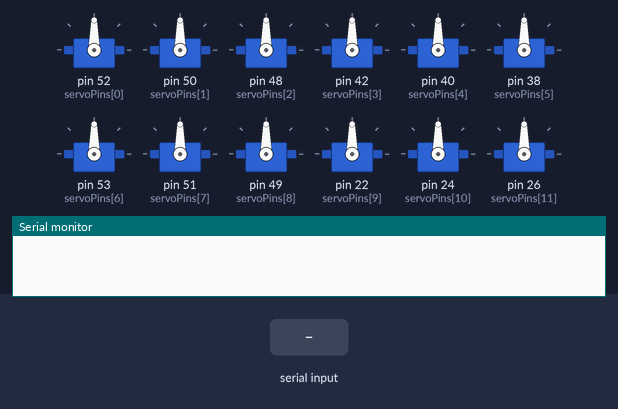
The sketch below on a simulated Arduino Mega 2560, built with avr-gcc and run on an emulated ATmega2560. Shown: 12 × servo, the last lines printed to the serial monitor. The test bench sets the inputs (shaded band).

Above: at 1.2 s.
At 3.0 s:
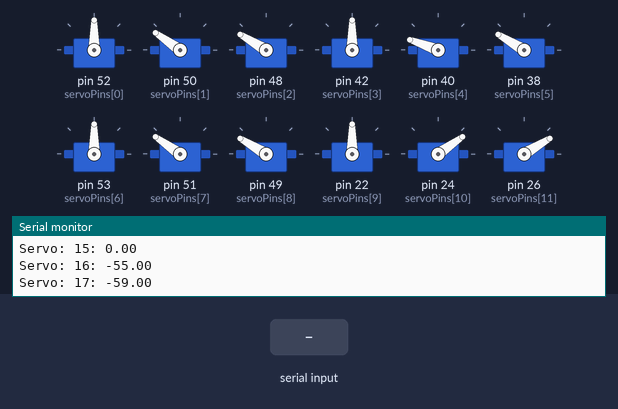
3.1 s: "ver\n" received over Serial
5.5 s: byte 10 ('\n') received over Serial
7.6 s: byte 59 (';') received over Serial
9.6 s: "ver\n" received over the second serial link
11.6 s: "servoangles\n" received over Serial
13.7 s: "servoangles\n" received over the second serial link
Timing chart, 0 to 16.7 s (numbered marks = the images above; inputs shaded):
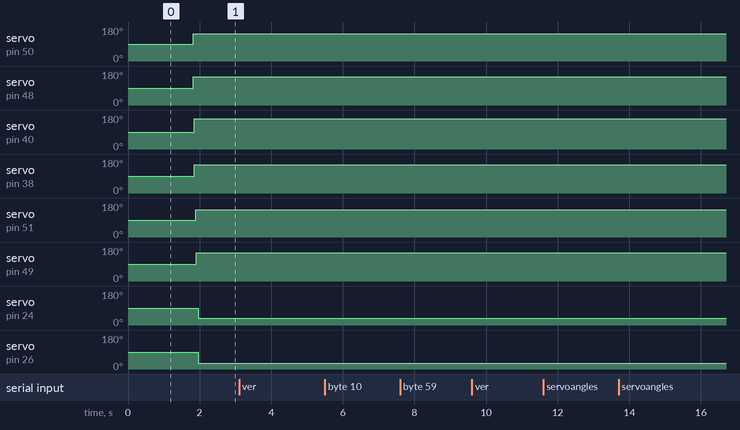

The sketch:

motion.ino
```cpp
/* Author: Maarten Weyn
   Repo: https://github.com/maartenweyn/DajiJug
   */


#include <Servo.h>
//#include <SoftwareSerial.h>
#include <string.h>

#define SerialBT Serial3

#define logUSB 1
#define logBT 0

#define RRearCoxaServo 0
#define RRearFemurServo 1
#define RRearTibiaServo 2
#define RCenterCoxaServo 3
#define RCenterFemurServo 4
#define RCenterTibiaServo 5
#define RFrontCoxaServo 6
#define RFrontFemurServo 7
#define RFrontTibiaServo 8
#define LRearCoxaServo 9
#define LRearFemurServo 10
#define LRearTibiaServo 11
#define LCenterCoxaServo 12
#define LCenterFemurServo 13
#define LCenterTibiaServo 14
#define LFrontCoxaServo 15
#define LFrontFemurServo 16
#define LFrontTibiaServo 17

//SoftwareSerial Serial1(14, 15); // RX, TX

struct RobotStatus {
  int GaitType;
  //Init position of the leg
  int RFGaitLegNr;
  int RMGaitLegNr;
  int RRGaitLegNr;
  int LFGaitLegNr;
  int LMGaitLegNr;
  int LRGaitLegNr;
  boolean LastLeg;

  int StepsInGait; // Nr of steps in gait
  int TLDivFactor; // Nr of steps that a leg is on the floor while waling
  boolean HalfLiftHeight; // does the step sequence has half lifted legs
  double LegLiftHeight;     //Current Travel height
  int TravelSpeed;       //Current Move Speed [ms]
  double TravelLengthX;     //Current Travel length X (sideways)
  double TravelLengthZ;     //Current Travel length Z (front - back)
  double TravelRotationY;   //Current Travel Rotation Y

  boolean IsOffRoadLiftHeight; //Allows user to switch between off-road and on-road step heights
  int CycleLegs;

  // Body position
  double BodyPosX;      //Global Input for the position of the body
  double BodyPosY;      //Global Input for the position of the body
  double BodyPosZ;      //Global Input for the position of the body

        //Body Inverse Kinematics
  double BodyRotX;      //Global Input pitch of the body
  double BodyRotY;      //Global Input rotation of the body
  double BodyRotZ;      //Global Input roll of the body
  double BodyIKPosX;    //Output Position X of feet with Rotation
  double BodyIKPosY;    //Output Position Y of feet with Rotation
  double BodyIKPosZ;    //Output Position Z of feet with Rotation

        //Leg Inverse Kinematics
  boolean IKSolution;        //Output true if the solution is possible
  boolean IKSolutionWarning;  //Output true if the solution is NEARLY possible
  boolean IKSolutionError;   //Output true if the solution is NOT possible
  double IKFemurAngle;  //Output Angle of Femur in degrees
  double IKTibiaAngle;  //Output Angle of Tibia in degrees
  double IKCoxaAngle;   //Output Angle of Coxa in degrees

  // Actual positions, messured in mm from the coxa offset to the tips of the feet
  double  RFPosX;           //Actual Position of the Right Front Leg
  double  RFPosY;
  double  RFPosZ;
  double  RMPosX;          //Actual Position of the Right Middle Leg
  double  RMPosY;
  double  RMPosZ;
  double  RRPosX;           //Actual Position of the Right Rear Leg
  double  RRPosY;
  double  RRPosZ;
  double  LFPosX;           //Actual Position of the Left Front Leg
  double  LFPosY;
  double  LFPosZ;
  double  LMPosX;          //Actual Position of the Left Middle Leg
  double  LMPosY;
  double  LMPosZ;
  double  LRPosX;           //Actual Position of the Left Rear Leg
  double  LRPosY;
  double  LRPosZ;

  // Angles
  double*  RFCoxaAngle;       //Actual Angle of the Right Front Leg
  double*  RFFemurAngle;
  double*  RFTibiaAngle;

  double*  RMCoxaAngle;       //Actual Angle of the Right Middle Leg
  double*  RMFemurAngle;
  double*  RMTibiaAngle;

  double*  RRCoxaAngle;       //Actual Angle of the Right Rear Leg
  double*  RRFemurAngle;
  double*  RRTibiaAngle;

  double*  LFCoxaAngle;       //Actual Angle of the Left Front Leg
  double*  LFFemurAngle;
  double*  LFTibiaAngle;

  double*  LMCoxaAngle;       //Actual Angle of the Left Middle Leg
  double*  LMFemurAngle;
  double*  LMTibiaAngle;

  double*  LRCoxaAngle;       //Actual Angle of the Left Rear Leg
  double*  LRFemurAngle;
  double*  LRTibiaAngle;

  double GaitStep;          //Global Input Gait step
  double TravelMulti;       //Multiplier for the length of the step


  // Relative position corresponding to the Gait
  double RFGaitPosX;
  double RFGaitPosY;
  double RFGaitPosZ;
  double RFGaitRotY;        //Relative rotation corresponding to the Gait

  double RMGaitPosX;
  double RMGaitPosY;
  double RMGaitPosZ;
  double RMGaitRotY;

  double RRGaitPosX;
  double RRGaitPosY;
  double RRGaitPosZ;
  double RRGaitRotY;

  double LFGaitPosX;
  double LFGaitPosY;
  double LFGaitPosZ;
  double LFGaitRotY;

  double LMGaitPosX;
  double LMGaitPosY;
  double LMGaitPosZ;
  double LMGaitRotY;

  double LRGaitPosX;
  double LRGaitPosY;
  double LRGaitPosZ;
  double LRGaitRotY;

};


// Coxa, Femur, Tibia of   RR             RC             RF             LR             LC             LF
const int servoPins[18] = {52, 50, 48,    42, 40, 38,    53, 51, 49,    22, 24, 26,    28, 30, 32,    23, 25, 27};
//const int servoPins[18] = {52, 10, 11,    12, 13, 14,    15, 16, 17,    18, 20, 8,    9, 6, 7,    5, 4, 3};
//const uint8_t pinServo[18]  = {   2,  A8,   5,     A5,   8,  A2,      3,  A7,   6,     A4,   9,  A1,      4,  A6,   7,     A3,  10,  A0  };

Servo servos[18];

int servoTimingDirection[18] = {   -1, -1, -1,
                                   -1,  -1, -1,
                                   -1, -1, -1,
                                  1,  1, 1,
                                  1, 1, 1,
                                   1,  1,  1};

int servoAngleDirection[18] = {   -1, -1, -1,
                                   -1,  -1, -1,
                                   -1, -1, -1,
                                  1,  1, 1,
                                  1, 1, 1,
                                   1,  1,  1};

// Settings
int servoAngleOffset[18] = {     -90, -90, -90,
                                 -90, -90, -90,
                                 -90, -90, -90,
                                 -90, -90, -90,
                                 -90, -90, -90,
                                 -90, -90, -90};

double servoAngleRanges[18][2] = {  {-45, 45}, {-55, 65}, {-70, 90}, // R Rear OK
                                    {-45, 45}, {-70, 75}, {-70, 90}, // R Center tibia servo not working
                                    {-45, 45}, {-55, 75}, {-70, 90}, // R Front ok
                                    {-45, 45}, {-55, 65}, {-65, 90}, // L Rear tibio servo sometimes wrong
                                    {-45, 45}, {-70, 75}, {-70, 90}, // L Center OK
                                    {-45, 45}, {-55, 75}, {-70, 90}}; // L Front coxa servo not working
// Body dimensions (in mm)
double CoxaLength = 22;       //Length of the Coxa [mm]
double FemurLength = 100;      //Length of the Femur [mm]
double TibiaLength = 145;     //Lenght of the Tibia [mm]
double WakeStandingHeightY = 50; //Typical stading height (body above ground) in [mm]

double RFOffsetX = 57;       //Distance X from center of the body to the Right Front coxa
double RFOffsetZ = -103;       //Distance Z from center of the body to the Right Front coxa
double RMOffsetX = 76;       //Distance X from center of the body to the Right Middle coxa
double RMOffsetZ = 0;         //Distance Z from center of the body to the Right Middle coxa
double RROffsetX = 57;       //Distance X from center of the body to the Right Rear coxa
double RROffsetZ = 103;        //Distance Z from center of the body to the Right Rear coxa

double LFOffsetX = -57;        //Distance X from center of the body to the Left Front coxa
double LFOffsetZ = -103;       //Distance Z from center of the body to the Left Front coxa
double LMOffsetX = -76;        //Distance X from center of the body to the Left Middle coxa
double LMOffsetZ = 0 ;        //Distance Z from center of the body to the Left Middle coxa
double LROffsetX = -57;        //Distance X from center of the body to the Left Rear coxa
double LROffsetZ = 103;        //Dista

double RFCoxaOrrientation = 45;
double RMCoxaOrrientation = 0;
double RRCoxaOrrientation = -45;
double LFCoxaOrrientation = 135;
double LMCoxaOrrientation = 180;
double LRCoxaOrrientation = -135;
double TibiaOffset = 90;

double servoAngleFactors[18];
double servoAngles[18];
double servoPrevAngles[18];

// serial data
String inputString = ""; // string to hold incoming data
boolean stringComplete = false;
bool moving = true;

RobotStatus Status;

void setup()
{
  Serial.begin(9600);
  //Serial.begin(9600);
  inputString.reserve(100);

  SerialBT.begin(9600);

  initializeValues();
  attachServos();
}

void initializeValues()
{
  for (int i=0;i<18;i++)
  {
    servoPrevAngles[i] = -200;
    servoAngles[i] = 0;
    servoAngleFactors[i] = servoTimingDirection[i] * 10;
  }

  //Feet Positions
  //Measured in mm from the coxa offset of the robot to the tips of the feet)
  Status.RFPosX = 65;
  Status.RFPosY = -35;
  Status.RFPosZ = -65;
  Status.RMPosX = 92;
  Status.RMPosY = -35;
  Status.RMPosZ = 0;
  Status.RRPosX = 65;
  Status.RRPosY = -35;
  Status.RRPosZ = 65;
  Status.LFPosX = -65;
  Status.LFPosY = -35;
  Status.LFPosZ = -65;
  Status.LMPosX = -92;
  Status.LMPosY = -35;
  Status.LMPosZ = 0;
  Status.LRPosX = -65;
  Status.LRPosY = -35;
  Status.LRPosZ = 65;

  Status.GaitType = 0;
  // Body position
  Status.BodyPosY = 0;
  Status.BodyPosX = 0;
  Status.BodyPosZ = 0;
  Status.BodyRotY = 0;
  Status.BodyRotX = 0;
  Status.BodyRotZ = 0;
  // Movements
  Status.TravelLengthX = 0;
  Status.TravelLengthZ = 0;
  Status.TravelRotationY = 0;

  //Body Positions
  Status.BodyPosX = 0;
  Status.BodyPosY = 0;
  Status.BodyPosZ = 0;

  //Body Rotations
  Status.BodyRotX = 0;
  Status.BodyRotY = 0;
  Status.BodyRotZ = 0;

  //Gait
  Status.LegLiftHeight = WakeStandingHeightY * (2.0 / 3.0);
  Status.GaitStep = 1;

  Status.RFCoxaAngle = &servoAngles[RFrontCoxaServo];
  Status.RFFemurAngle = &servoAngles[RFrontFemurServo];
  Status.RFTibiaAngle = &servoAngles[RFrontTibiaServo];
  Status.RMCoxaAngle = &servoAngles[RCenterCoxaServo];
  Status.RMFemurAngle = &servoAngles[RCenterFemurServo];
  Status.RMTibiaAngle = &servoAngles[RCenterTibiaServo];
  Status.RRCoxaAngle = &servoAngles[RRearCoxaServo];
  Status.RRFemurAngle = &servoAngles[RRearFemurServo];
  Status.RRTibiaAngle = &servoAngles[RRearTibiaServo];
  Status.LFCoxaAngle = &servoAngles[LFrontCoxaServo];
  Status.LFFemurAngle = &servoAngles[LFrontFemurServo];
  Status.LFTibiaAngle = &servoAngles[LFrontTibiaServo];
  Status.LMCoxaAngle = &servoAngles[LCenterCoxaServo];
  Status.LMFemurAngle = &servoAngles[LCenterFemurServo];
  Status.LMTibiaAngle = &servoAngles[LCenterTibiaServo];
  Status.LRCoxaAngle = &servoAngles[LRearCoxaServo];
  Status.LRFemurAngle = &servoAngles[LRearFemurServo];
  Status.LRTibiaAngle = &servoAngles[LRearTibiaServo];

  // Speed
  Status.TravelSpeed = 1000;
  GaitSelect(0);
}

void attachServos()
{
  for (int i=0;i<18;i++)
  {
    servos[i].attach(servoPins[i], 600, 2400);
    servos[i].write(90);
    delay(100);
  }
}

void detachServos()
{
  for (int i=0;i<18;i++)
  {
    servos[i].detach();
  }
}

void loop() {

  // read inputs
  if (stringComplete) {
    logString("SerialInput: ");
    logString(inputString);
    logString("\n");
    int startPos = 0;
    int cmdPos = inputString.indexOf('=', startPos);
    String command = inputString.substring(startPos, cmdPos);
    int endPos = inputString.indexOf(';', startPos);
    String value = inputString.substring(cmdPos+1, endPos);

    if (command == "ver")
    {
      logString("0.1");

    }
   else if  (command == "servoangles")
   {
      double values[18];
      splitString(value, 18, values);
      double angles[18];

      for (int i=0;i<18;i++)
      {
        //Serial.print(i);
        //Serial.print(": ");
        //Serial.print(values[i]);
        //Serial.print(" -> ");
        angles[i] = values[i];
        //Serial.println(angles[i]);
      }

      setPositions(angles);
   }
   else if  (command == "servotimes")
   {
      double times[18];
      splitString(value, 18, times);

      setServoTimes(times);
   }
   else if  (command == "move")
   {
     if (value == "wake")
     {
      wake();
      logString("wake\n ");
     } else if (value == "sleep")
     {
      sleep();
      logString("sleep\n ");
     }
   }
   else if  (command == "motion")
   {
      double motion[10];
      splitString(value, 10, motion);

      Status.BodyPosY = motion[0];
      Status.BodyPosX = motion[1];
      Status.BodyPosZ = motion[2];
      Status.BodyRotY = motion[3];
      Status.BodyRotX = motion[4];
      Status.BodyRotZ = motion[5];
      Status.TravelLengthX = motion[6];
      Status.TravelLengthZ = motion[7];
      Status.TravelRotationY = motion[8];
      Status.TravelSpeed = motion[9];
   }
   else if  (command == "gaittype")
   {
      int type = (int) stringToNumber(value);
      GaitSelect(type);
   } else if  (command == "onroad")
   {
      if (value == "0") // offroad
      {
        Status.IsOffRoadLiftHeight = true;
        Status.LegLiftHeight = Status.BodyPosZ * (1.0 / 3.0);
      }
      else // onroad
      {
        Status.IsOffRoadLiftHeight = true;
        Status.LegLiftHeight = Status.BodyPosZ * (2.0 / 3.0);
      }
   }

    // clear the string:
    inputString = "";
    stringComplete = false;
  }

  // Calculate Angles
  DoInverseKinetics();

  // Send servoangles to serial for debug
  LogAngles("calculatedangles");

  setPositions(servoAngles);


  delay(Status.TravelSpeed);
}


void serialEvent() {
  while (Serial.available()) {
    // get the new byte:
    char inChar = (char)Serial.read();
    // add it to the inputString:
    inputString += inChar;
    // if the incoming character is a newline, set a flag
    // so the main loop can do something about it:
    if ((inChar == '\n' || inChar == ';')  && (inputString.length() > 0))
    {
      stringComplete = true;
    }
  }
}

void serialEvent3() {
    Serial.println("RECEIVED COMMAND");
  while (SerialBT.available()) {
    // get the new byte:
    char inChar = (char)SerialBT.read();
    // add it to the inputString:
    inputString += inChar;
    // if the incoming character is a newline, set a flag
    // so the main loop can do something about it:
    Serial.write(inChar);
    if (inChar == '\n' || inChar == ';') {
      stringComplete = true;
    }
  }
}

void LogAngles(String name)
{
  /*
  logString(name);
  logString("=");
  logInt(*Status.RRCoxaAngle); logString(","); logInt(*Status.RRFemurAngle); logString(","); logInt(*Status.RRTibiaAngle); logString(",");
  logInt(*Status.RMCoxaAngle); logString(","); logInt(*Status.RMFemurAngle); logString(","); logInt(*Status.RMTibiaAngle); logString(",");
  logInt(*Status.RFCoxaAngle); logString(","); logInt(*Status.RFFemurAngle); logString(","); logInt(*Status.RFTibiaAngle); logString(",");
  logInt(*Status.LRCoxaAngle); logString(","); logInt(*Status.LRFemurAngle); logString(","); logInt(*Status.LRTibiaAngle); logString(",");
  logInt(*Status.LMCoxaAngle); logString(","); logInt(*Status.LMFemurAngle); logString(","); logInt(*Status.LMTibiaAngle); logString(",");
  logInt(*Status.LFCoxaAngle); logString(","); logInt(*Status.LFFemurAngle); logString(","); logInt(*Status.LFTibiaAngle); logString(";\n");
  */
}
```

log.ino
```cpp
/* Author: Maarten Weyn
   Repo: https://github.com/maartenweyn/DajiJug
   */
void logString(String message)
{
  if (logUSB)
    Serial.print(message);

  if (logBT)
    SerialBT.print(message);
}

void logInt(int value)
{
  if (logUSB)
    Serial.print(value);

  if (logBT)
    SerialBT.print(value);
}


double stringToNumber(String thisString) {
  int i, length;
  double value = 0.0;
  length = thisString.length();
  int factor = 1;
  int startPos = 0;
  boolean decimal = false;
  int decimalPosition = 0;
  if (thisString.charAt(0) == '-')
  {
    factor = -1;
    startPos = 1;
  } else if (thisString.charAt(0) == 'x')
  {
      return NAN;
  }
  for(i=startPos; i<length; i++) {
    if (thisString.charAt(i) == '.')
    {
      decimal = true;
    } else {
      int digit = thisString.charAt(i)-(int) '0';
      if (decimal)
      {
          decimalPosition = decimalPosition + 1;
          value = value + (digit / (10^decimalPosition));
      } else {
          value = (10*value) + digit;
      }
    }
  }

  value *= factor;
  return value;
}

void splitString (String input, int nrOfElements, double result[])
{
  int counter = 0;
  char* str;
  char inputArray[input.length()+1];
  char* inputPointer = inputArray;
  input.toCharArray(inputArray,input.length()+1);

  while ((str = strtok_r(inputPointer, ",", &inputPointer)) != NULL)
  {
//    Serial.print(counter);
//    Serial.print(": ");
//    Serial.print(inputPointer);
//    Serial.print(" -> ");
//    Serial.println(str);
    result[counter++] = stringToNumber(str);
  }
}
```

Source omitted: motion_steps.ino (19075 bytes)
